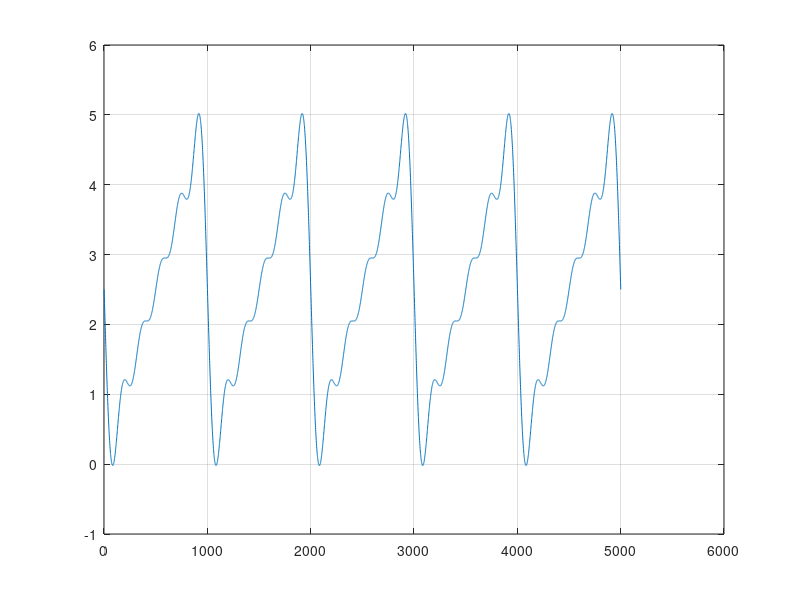

MATLAB code for this plot:
% Teste para Onda Dente de Serra

clc
clear all

prompt = 'Quantas harmonicas?';
m = input(prompt);

prompt2 = 'Qual a amplitude?'; % para ajustar
a = input(prompt2);

prompt3 = 'Qual a periodo?';
periodo = input(prompt3);

t = 0:periodo/1000:periodo*5;

a0 = a/2;

y = 0;
for i = 1:m
    y = y + ((1/i)*sin(i*((2*pi)/periodo)*t))
end

y = a/pi * y;

y = a0 - y;

plot(y)
%stem(y)
grid